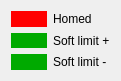
    <widget class="QWidget" name="layoutWidget_4">
     <property name="geometry">
      <rect>
       <x>40</x>
       <y>20</y>
       <width>121</width>
       <height>81</height>
      </rect>
     </property>
     <layout class="QGridLayout" name="gridLayout_12">
      <item row="0" column="1">
       <widget class="QLabel" name="label_dero_home">
        <property name="styleSheet">
         <string>background-color: rgb(255, 0, 0);</string>
        </property>
        <property name="text">
         <string/>
        </property>
       </widget>
      </item>
      <item row="0" column="2">
       <widget class="QLabel" name="label_dero_home_mark">
        <property name="text">
         <string>Homed</string>
        </property>
       </widget>
      </item>
      <item row="3" column="1">
       <widget class="QLabel" name="label_dero_soft_limitN">
        <property name="styleSheet">
         <string>background-color: rgb(0, 170, 0);</string>
        </property>
        <property name="text">
         <string>&lt;!DOCTYPE HTML PUBLIC &quot;-//W3C//DTD HTML 4.0//EN&quot; &quot;http://www.w3.org/TR/REC-html40/strict.dtd&quot;&gt;
&lt;html&gt;&lt;head&gt;&lt;meta name=&quot;qrichtext&quot; content=&quot;1&quot; /&gt;&lt;style type=&quot;text/css&quot;&gt;
p, li { white-space: pre-wrap; }
&lt;/style&gt;&lt;/head&gt;&lt;body style=&quot; font-family:'Sans'; font-size:10pt; font-weight:400; font-style:normal;&quot;&gt;
&lt;p align=&quot;justify&quot; style=&quot;-qt-paragraph-type:empty; margin-top:0px; margin-bottom:0px; margin-left:0px; margin-right:0px; -qt-block-indent:0; text-indent:0px;&quot;&gt;&lt;/p&gt;&lt;/body&gt;&lt;/html&gt;</string>
        </property>
       </widget>
      </item>
      <item row="1" column="2">
       <widget class="QLabel" name="label_52">
        <property name="text">
         <string>Soft limit +</string>
        </property>
       </widget>
      </item>
      <item row="3" column="2">
       <widget class="QLabel" name="label_54">
        <property name="text">
         <string>Soft limit -</string>
        </property>
       </widget>
      </item>
      <item row="1" column="1">
       <widget class="QLabel" name="label_dero_soft_limitP">
        <property name="styleSheet">
         <string>background-color: rgb(0, 170, 0);</string>
        </property>
        <property name="text">
         <string>&lt;!DOCTYPE HTML PUBLIC &quot;-//W3C//DTD HTML 4.0//EN&quot; &quot;http://www.w3.org/TR/REC-html40/strict.dtd&quot;&gt;
&lt;html&gt;&lt;head&gt;&lt;meta name=&quot;qrichtext&quot; content=&quot;1&quot; /&gt;&lt;style type=&quot;text/css&quot;&gt;
p, li { white-space: pre-wrap; }
&lt;/style&gt;&lt;/head&gt;&lt;body style=&quot; font-family:'Sans'; font-size:10pt; font-weight:400; font-style:normal;&quot;&gt;
&lt;p align=&quot;justify&quot; style=&quot;-qt-paragraph-type:empty; margin-top:0px; margin-bottom:0px; margin-left:0px; margin-right:0px; -qt-block-indent:0; text-indent:0px;&quot;&gt;&lt;/p&gt;&lt;/body&gt;&lt;/html&gt;</string>
        </property>
       </widget>
      </item>
     </layout>
    </widget>
